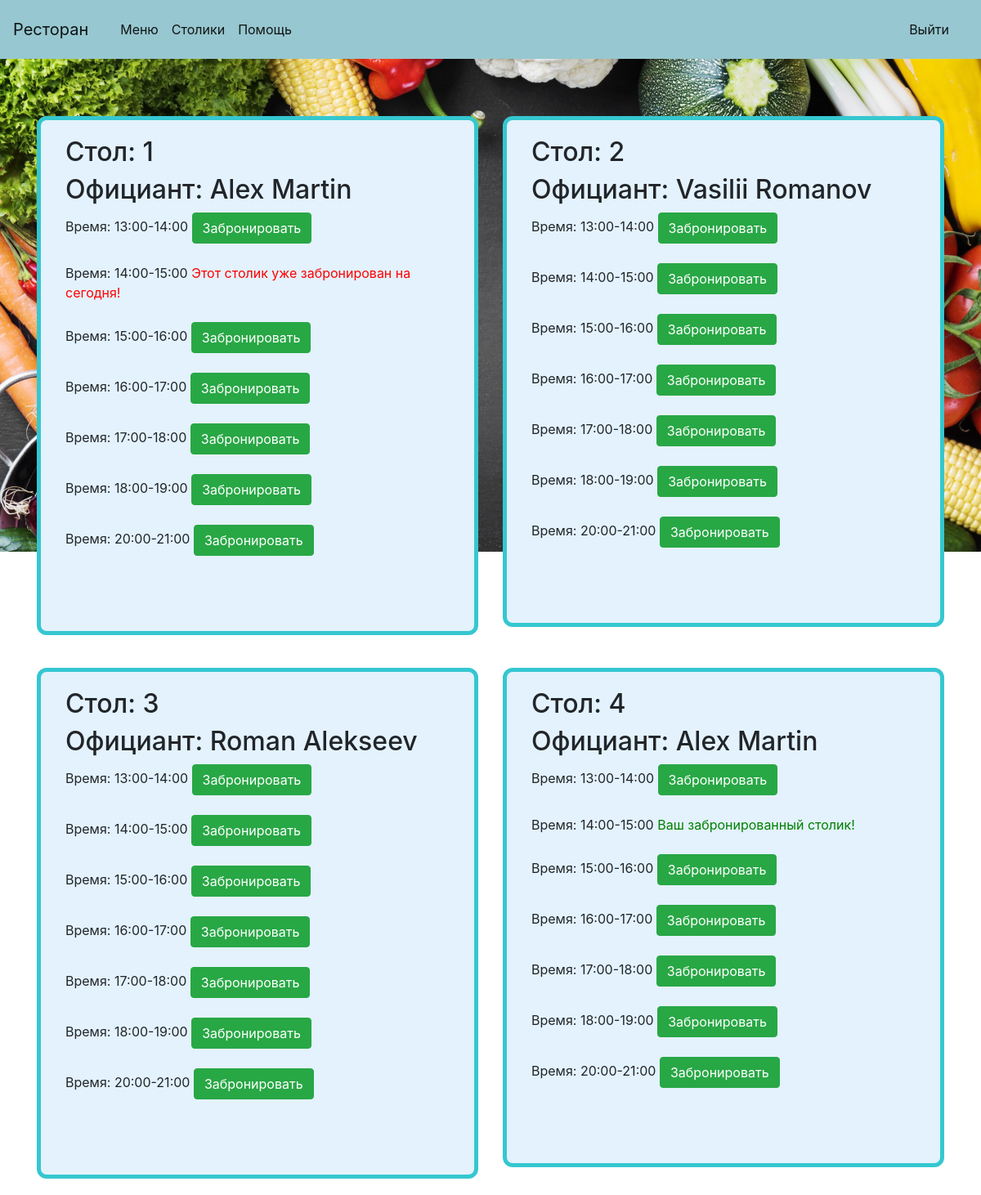
The page /tables/ (signed in) on the database its author committed.
### restaurant_app/models.py (models this page shows, shortened)
class Table(models.Model):
    table_number = models.IntegerField()
    waiter_id = models.ForeignKey(Customers, on_delete=models.CASCADE)
    reservation_time = models.ManyToManyField(Reservation)
    class Meta:
        verbose_name = 'Стол'
        verbose_name_plural = 'Столы'

class Customers(models.Model):
    passport = models.CharField(max_length=60)
    first_name = models.CharField(max_length=30)
    last_name = models.CharField(max_length=30)
    category_choice = (
        ('A', 'A'),
        ('B', 'B'),
        ('C', 'C')
    )
    category = models.CharField(max_length=1, choices=category_choice)
    position_choice = (
        (1, 'cock'),
        (2, 'waiter')
    )
    position = models.IntegerField(choices=position_choice)
    salary_cast = models.IntegerField(blank=True)
    class Meta:
        verbose_name = 'Работник'
        verbose_name_plural = 'Работники'

class Reservation(models.Model):
    table_reservation = models.ForeignKey('Table', on_delete=models.CASCADE, blank=True, null=True)
    time_choice = (
        ('13:00-14:00', '13:00-14:00'),
        ('14:00-15:00', '14:00-15:00'),
        ('15:00-16:00', '15:00-16:00'),
        ('16:00-17:00', '16:00-17:00'),
        ('17:00-18:00', '17:00-18:00'),
        ('18:00-19:00', '18:00-19:00'),
        ('20:00-21:00', '20:00-21:00'),
    )
    time = models.CharField(max_length=20, choices=time_choice)
    client = models.ForeignKey(User,  on_delete=models.CASCADE, blank=True, null=True)
    available = models.BooleanField(default=True)
    class Meta:
        verbose_name = 'Бронирование'
        verbose_name_plural = 'Бронирование'

### restaurant_app/views.py (the view)
# urls.py: path('tables/', view_tables, name='tables'),
@login_required
def view_tables(request):
    tables = Table.objects.all()
    current_user = request.user
    context = {
        'tables': tables,
        'current_user': current_user,
    }
    return render(request, 'accounts/tables.html', context)

### restaurant_app/templates/accounts/tables.html (shortened to what this page needs)
{% extends 'wrapper.html' %}
{% block body %}
<div class="container">
<div class="row">
{% for table in tables %}
     <div class="col-md-6">
     <div class="content-section">
    <h2> Стол: {{ table.table_number }} </h2>
    <h2> Официант: {{ table.waiter_id.first_name }} {{ table.waiter_id.last_name }}</h2>
    {% for time in table.reservation_time.all %}
         Время: {{ time.time }}
         {% if time.available == True %}
                <a href="{% url 'operation_with_reservation' pk=time.pk %}">
                    <button type="button" class="btn btn-success">Забронировать</button>
                </a>
         {% elif time.client == current_user %}
         <div class="green-text">
             Ваш забронированный столик!
         </div>
         {% else %}
         <div class="red-text">
            Этот столик уже забронирован на сегодня!
         </div>
         {% endif %}
         <br>
         <br>
    {% endfor %}
    <br><br>
     </div>
 </div>
{% endfor %}
     </div>
 </div>
{% endblock %}

### restaurant_app/static/style.css (style rules this page uses)
body { width: 100%; height: 100%; background: url("/static/background.jpg"); background-repeat: no-repeat; background-size: 100%; background-attachment: fixed; }
.content-section { background: #E3F2FD; padding: 20px 30px; border: 5px solid #35C7D0; border-radius: 12px; margin-bottom: 20px; margin-top: 20px; }
.green-text { color: green; display: inline; }
.red-text { color: red; display: inline; }
.green-text { color: green; }

### rows shown on the page
Table: table_number "1", waiter_id.first_name "Alex", waiter_id.last_name "Martin"
Reservation: time "13:00-14:00", available "Забронировать"
Reservation: time "14:00-15:00", available "Этот столик уже забронирован на сегодня!"
Reservation: time "15:00-16:00", available "Забронировать"
Reservation: time "16:00-17:00", available "Забронировать"
Reservation: time "17:00-18:00", available "Забронировать"
Reservation: time "18:00-19:00", available "Забронировать"
Reservation: time "20:00-21:00", available "Забронировать"
Table: table_number "2", waiter_id.first_name "Vasilii", waiter_id.last_name "Romanov"
Reservation: time "13:00-14:00", available "Забронировать"
Reservation: time "14:00-15:00", available "Забронировать"
Reservation: time "15:00-16:00", available "Забронировать"
Reservation: time "16:00-17:00", available "Забронировать"
Reservation: time "17:00-18:00", available "Забронировать"
Reservation: time "18:00-19:00", available "Забронировать"
Reservation: time "20:00-21:00", available "Забронировать"
Table: table_number "3", waiter_id.first_name "Roman", waiter_id.last_name "Alekseev"
Reservation: time "13:00-14:00", available "Забронировать"
Reservation: time "14:00-15:00", available "Забронировать"
Reservation: time "15:00-16:00", available "Забронировать"
Reservation: time "16:00-17:00", available "Забронировать"
Reservation: time "17:00-18:00", available "Забронировать"
Reservation: time "18:00-19:00", available "Забронировать"
Reservation: time "20:00-21:00", available "Забронировать"
Table: table_number "4", waiter_id.first_name "Alex", waiter_id.last_name "Martin"
Reservation: time "13:00-14:00", available "Забронировать"
Reservation: time "14:00-15:00", available "Ваш забронированный столик!"
Reservation: time "15:00-16:00", available "Забронировать"
Reservation: time "16:00-17:00", available "Забронировать"
Reservation: time "17:00-18:00", available "Забронировать"
Reservation: time "18:00-19:00", available "Забронировать"
Reservation: time "20:00-21:00", available "Забронировать"
